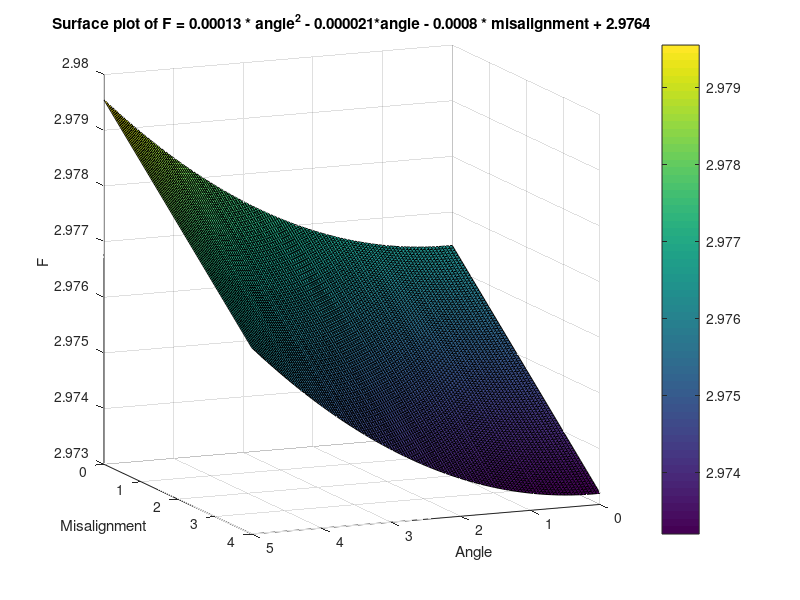

MATLAB code to generate this figure:
% 定义角度和位移的范围
angle_min = 0;
angle_max = 5;
misalignment_min = 0;
misalignment_max = 4;

% 设置角度和位移的步长
angle_step = 0.1;
misalignment_step = 0.1;

% 预分配矩阵
[angle_values, misalignment_values] = meshgrid(linspace(angle_min, angle_max, 100), ...
                                               linspace(misalignment_min, misalignment_max, 100));

% 给定的模型参数
a =  0.00012999;
b = -0.00002058; 
m = -0.0008;

% 初始化常数项 c
c = 2.9764; % 初始常数项

% 计算 F 的值
F = a * angle_values.^2 +b * angle_values + m * misalignment_values + c;
% 绘制三维图
figure(1);
surf(angle_values, misalignment_values, F);
xlabel('Angle');
ylabel('Misalignment');
zlabel('F');
title('Surface plot of F = 0.00013 * angle^2 - 0.000021*angle - 0.0008 * misalignment + 2.9764');

colorbar; % 显示颜色条
view(157, 11);



% 分别的影响

% 定义角度和位移的范围
angle_range = 0:0.1:5; % 0 到 5，步长为 0.1
misalignment_range = 0:0.1:4; % 0 到 4，步长为 0.1

% 计算 F 的值
F_angle = a * angle_range + c; % 固定 misalignment = 0
F_misalignment = +b * misalignment_range + c; % 固定 angle = 0

% % 创建图形窗口
% figure(2);
% 
% % 绘制 F 随 angle 变化的图像
% subplot(2, 1, 1); % 2行1列的第一个子图
% plot(angle_range, F_angle, 'b-');
% xlabel('Angle');
% ylabel('F');
% title('F vs. Angle (Misalignment = 0)');
% 
% % 绘制 F 随 misalignment 变化的图像
% subplot(2, 1, 2); % 2行1列的第二个子图
% plot(misalignment_range, F_misalignment, 'r-');
% xlabel('Misalignment');
% ylabel('F');
% title('F vs. Misalignment (Angle = 0)');
% 
% % 调整子图之间的间距
% subplot(2, 1, 1);
% axis tight;
% subplot(2, 1, 2);
% axis tight;